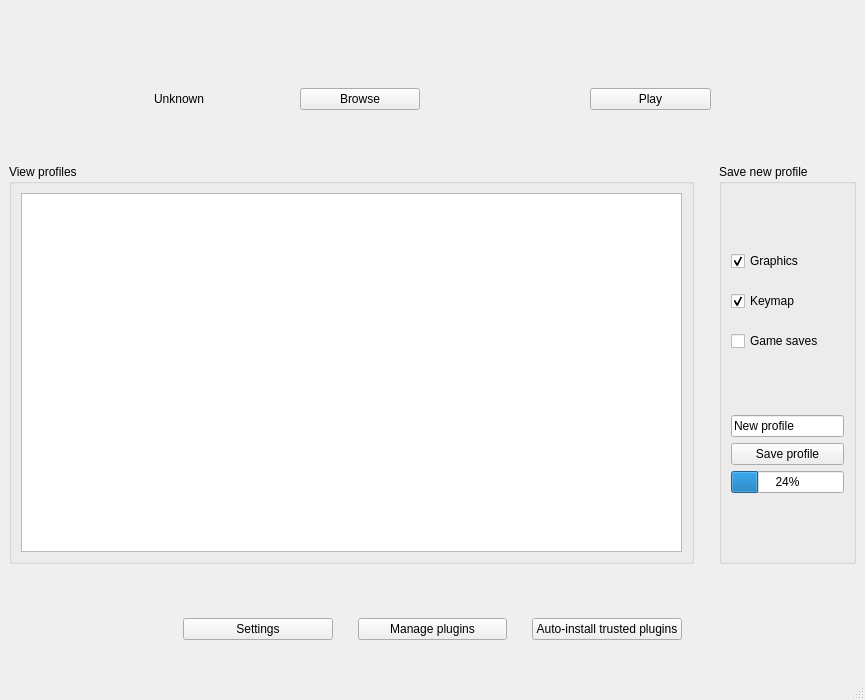
<?xml version="1.0" encoding="UTF-8"?>
<ui version="4.0">
 <class>MainWindow</class>
 <widget class="QMainWindow" name="MainWindow">
  <property name="geometry">
   <rect>
    <x>0</x>
    <y>0</y>
    <width>865</width>
    <height>700</height>
   </rect>
  </property>
  <property name="windowTitle">
   <string>Switcher</string>
  </property>
  <widget class="QWidget" name="centralwidget">
   <layout class="QHBoxLayout" name="horizontalLayout_2">
    <item>
     <layout class="QVBoxLayout" name="verticalLayout" stretch="10,1,5,1">
      <property name="spacing">
       <number>25</number>
      </property>
      <item>
       <layout class="QGridLayout" name="grid">
        <property name="leftMargin">
         <number>25</number>
        </property>
        <property name="topMargin">
         <number>25</number>
        </property>
        <property name="rightMargin">
         <number>25</number>
        </property>
        <property name="bottomMargin">
         <number>25</number>
        </property>
        <property name="spacing">
         <number>25</number>
        </property>
       </layout>
      </item>
      <item>
       <layout class="QHBoxLayout" name="horizontalLayout_6">
        <item>
         <widget class="QWidget" name="widget_5" native="true"/>
        </item>
        <item>
         <widget class="QLabel" name="lbl_game_loc">
          <property name="text">
           <string>Unknown</string>
          </property>
         </widget>
        </item>
        <item>
         <widget class="QPushButton" name="btn_browse">
          <property name="text">
           <string>Browse</string>
          </property>
         </widget>
        </item>
        <item>
         <widget class="QWidget" name="widget_6" native="true"/>
        </item>
        <item>
         <widget class="QPushButton" name="btn_play">
          <property name="text">
           <string>Play</string>
          </property>
         </widget>
        </item>
        <item>
         <widget class="QWidget" name="widget_7" native="true"/>
        </item>
       </layout>
      </item>
      <item>
       <layout class="QHBoxLayout" name="horizontalLayout_7" stretch="5,1">
        <item>
         <widget class="QGroupBox" name="box_profiles">
          <property name="title">
           <string>View profiles</string>
          </property>
          <layout class="QVBoxLayout" name="verticalLayout_2">
           <item>
            <widget class="QListWidget" name="listwidget_profiles">
             <property name="minimumSize">
              <size>
               <width>0</width>
               <height>200</height>
              </size>
             </property>
            </widget>
           </item>
          </layout>
         </widget>
        </item>
        <item>
         <widget class="QGroupBox" name="box_save_profiles">
          <property name="title">
           <string>Save new profile</string>
          </property>
          <layout class="QVBoxLayout" name="verticalLayout_3">
           <item>
            <layout class="QVBoxLayout" name="verticalLayout_4">
             <property name="spacing">
              <number>20</number>
             </property>
             <item>
              <widget class="QCheckBox" name="chk_graphics">
               <property name="text">
                <string>Graphics</string>
               </property>
               <property name="checked">
                <bool>true</bool>
               </property>
              </widget>
             </item>
             <item>
              <widget class="QCheckBox" name="chk_keymaps">
               <property name="text">
                <string>Keymap</string>
               </property>
               <property name="checked">
                <bool>true</bool>
               </property>
              </widget>
             </item>
             <item>
              <widget class="QCheckBox" name="chk_game_saves">
               <property name="text">
                <string>Game saves</string>
               </property>
              </widget>
             </item>
            </layout>
           </item>
           <item>
            <layout class="QVBoxLayout" name="verticalLayout_6">
             <item>
              <widget class="QLineEdit" name="edit_profile_name">
               <property name="text">
                <string>New profile</string>
               </property>
              </widget>
             </item>
             <item>
              <widget class="QPushButton" name="btn_save_profile">
               <property name="text">
                <string>Save profile</string>
               </property>
              </widget>
             </item>
             <item>
              <widget class="QProgressBar" name="progress_save_profile">
               <property name="value">
                <number>24</number>
               </property>
              </widget>
             </item>
            </layout>
           </item>
          </layout>
         </widget>
        </item>
       </layout>
      </item>
      <item>
       <layout class="QHBoxLayout" name="horizontalLayout">
        <item>
         <widget class="QWidget" name="widget_4" native="true"/>
        </item>
        <item>
         <widget class="QPushButton" name="btn_settings">
          <property name="text">
           <string>Settings</string>
          </property>
         </widget>
        </item>
        <item>
         <widget class="QPushButton" name="btn_plugins">
          <property name="text">
           <string>Manage plugins</string>
          </property>
         </widget>
        </item>
        <item>
         <widget class="QPushButton" name="btn_autoinstall">
          <property name="text">
           <string>Auto-install trusted plugins</string>
          </property>
         </widget>
        </item>
        <item>
         <widget class="QWidget" name="widget_3" native="true"/>
        </item>
       </layout>
      </item>
     </layout>
    </item>
   </layout>
  </widget>
  <widget class="QMenuBar" name="menubar">
   <property name="geometry">
    <rect>
     <x>0</x>
     <y>0</y>
     <width>865</width>
     <height>18</height>
    </rect>
   </property>
  </widget>
  <widget class="QStatusBar" name="statusbar"/>
 </widget>
 <resources/>
 <connections/>
</ui>
